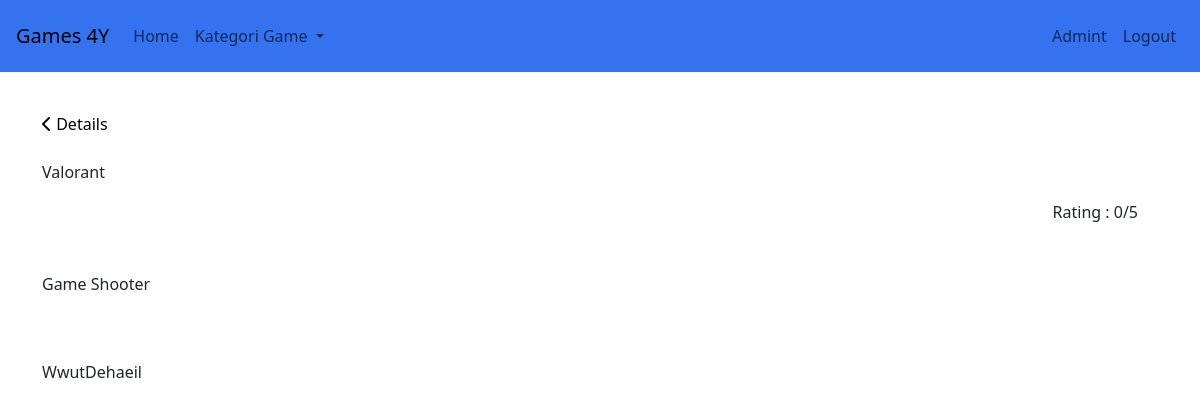
The page /ui/detail.php (signed in) on the database its author committed.
### tables this page shows
CREATE TABLE `akun` (
  `id` int(11) NOT NULL,
  `email` varchar(255) NOT NULL,
  `passwords` varchar(255) NOT NULL,
  `username` varchar(100) DEFAULT NULL,
  `akses` int(1) DEFAULT 2
);

CREATE TABLE `game` (
  `gameID` int(11) NOT NULL,
  `genreID` int(11) DEFAULT NULL,
  `platformID` int(11) DEFAULT NULL,
  `nama` varchar(255) NOT NULL,
  `deskripsi` varchar(1000) DEFAULT 'Wutdehel',
  `rating` int(1) DEFAULT 0,
  `komentar` varchar(5000) DEFAULT NULL
);

### db/auth.php (called while the page is built, shortened)
<?php
$userID = isset($_SESSION['userID']) ? $_SESSION['userID'] : null;
if ($userID) {
    $sql = "
        SELECT a.username, a.email
        FROM akun a
        WHERE a.id = ?";
    $stmt = $conn->prepare($sql);
    $stmt->bind_param('i', $userID);
    $stmt->execute();
    $result = $stmt->get_result();
    $user = $result->fetch_assoc();
    $nama = isset($user['username']) ? $user['username'] : '';
} else {
    $user = null;
    $nama = '';
    $email = '';
    $akses = 0;
}
$logon = $user ? 1 : 0;
?>

### ui/detail.php (the view, shortened to what this page needs)
<?php
include '../db/koneksi.php';
$game = isset($_GET['gameID']) ? $_GET['gameID'] : '1';
$query_game = "SELECT game.gameID as id, game.platformID as platID,
                      game.nama as nama, game.deskripsi, genre.nama as genre,
                      game.komentar, game.rating
               FROM game
               JOIN genre ON game.genreID = genre.genreID
               JOIN platform ON game.platformID = platform.id
               AND game.gameID = ?";
$stmt_game = $conn->prepare($query_game);
$stmt_game->bind_param('s', $game);
$stmt_game->execute();
$result_game = $stmt_game->get_result();
$row_game = mysqli_fetch_assoc($result_game);
?>
<!DOCTYPE html>
<html>
<head>
    <link rel="stylesheet" href="../css/detail.css">
</head>
<body>
    <?php
    include 'navbar.php';
    ?>
    <div class="container mt-5 pt-5">
        <div class="row mt-3">
            <div class="col">
                <a href="game.php" class="riz"><i class="fa-solid fa-chevron-left"></i> Details</a>
            </div>
        </div>
        <div class="row mt-4">
            <div class="col">
                <p class="title">
                    <?php echo $row_game['nama'];?>
                </p>
            </div>
        </div>
        <div class="row top-0 me-2">
            <div class="col top-0 right">
                Rating : <?php echo $row_game['rating'];?>/5
            </div>
        </div>
        <div class="row mt-5">
            <p><?php
            echo $row_game['deskripsi'];
            ?>
            </p>
        </div>
        <div class="row mt-5">
            <p><?php
            echo $row_game['komentar'];
            ?>
            </p>
        </div>
    </div>
</body>
</html>

### ui/navbar.php (shortened to what this page needs)
<?php
include '../db/auth.php';
?>
<head>
  <link href="https://cdn.jsdelivr.net/npm/bootstrap@5.3.3/dist/css/bootstrap.min.css" rel="stylesheet">
</head>
<nav class="navbar navbar-expand-md p-3 bg fixed-top">
  <a class="navbar-brand" href="index.php">Games 4Y</a>
  <div class="collapse navbar-collapse" id="navbarsExampleDefault">
    <ul class="navbar-nav mr-auto">
      <li class="nav-item active">
        <a class="nav-link" href="index.php">Home <span class="sr-only"></span></a>
      </li>
      <li class="nav-item dropdown">
        <a class="nav-link dropdown-toggle" href="#" id="kategoriGameDropdown" role="button" data-bs-toggle="dropdown" aria-expanded="false">
          Kategori Game
        </a>
    </div>
      <ul class="navbar-nav ms-auto">
          <?php if($logon === 1): ?>
          <li class="nav-item">
              <a class="nav-link" href="register.html"><?php echo $nama;?></a>
          </li>
          <li class="nav-item">
              <a class="nav-link" href="logout.php">Logout</a>
          </li>
          <?php endif; ?>
        </ul>
</nav>

### css/detail.css (style rules this page uses)
html, body { overflow-x: hidden; }
body { min-height: 100vh; display: grid; }
.bg { background-color: #3572EF; }
.riz { color: black; text-decoration: none; }
.right { text-align: right; }

### rows shown on the page
akun: username "Admint"
game: nama "Valorant", rating "0", deskripsi "Game Shooter", komentar "WwutDehaeil"
